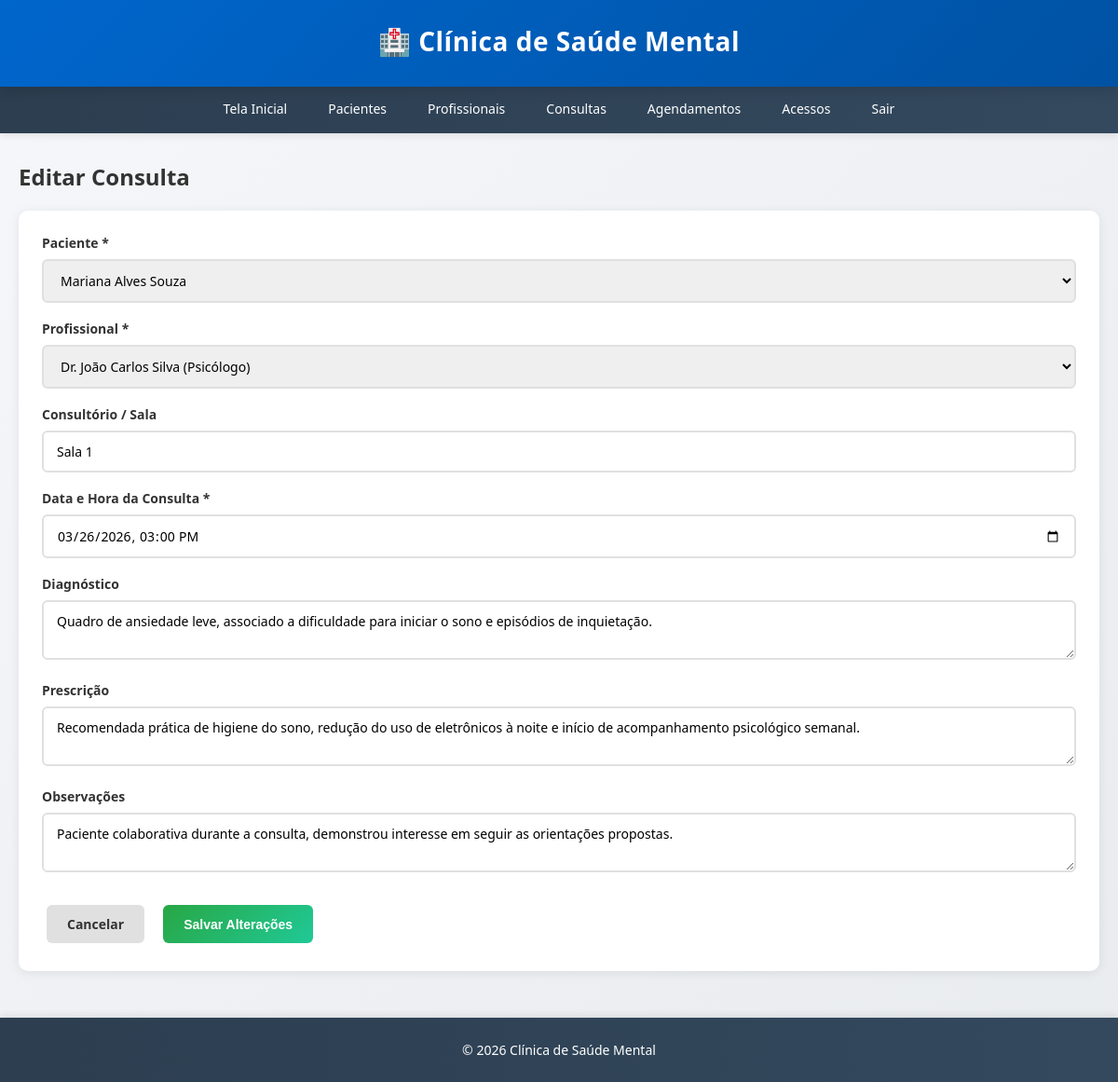
Page /consultas/1/editar (signed in) on the committed database.
### app/models.py (models this page shows, shortened)
class Consulta(db.Model):
    __tablename__ = 'consultas'
    id = db.Column(db.Integer, primary_key=True)
    paciente_id = db.Column(db.Integer, db.ForeignKey('pacientes.id'), nullable=False)
    profissional_id = db.Column(db.Integer, db.ForeignKey('profissionais.id'), nullable=False)
    consultorio_id = db.Column(db.Integer, db.ForeignKey('consultorios.id'), nullable=True)
    data_consulta = db.Column(db.DateTime, nullable=False)
    diagnostico = db.Column(db.Text, nullable=True)
    prescricao = db.Column(db.Text, nullable=True)
    observacoes = db.Column(db.Text, nullable=True)
    data_registro = db.Column(db.DateTime, default=datetime.utcnow)
    consultorio_sala = db.Column(db.String(50), nullable=True)
    consultorio = db.relationship('Consultorio')

class Paciente(db.Model):
    __tablename__ = 'pacientes'
    id = db.Column(db.Integer, primary_key=True)
    nome = db.Column(db.String(150), nullable=False)
    cpf = db.Column(db.String(14), unique=True, nullable=False)
    data_nascimento = db.Column(db.Date, nullable=False)
    telefone = db.Column(db.String(20), nullable=False)
    email = db.Column(db.String(120), nullable=True)
    endereco = db.Column(db.String(300), nullable=True)
    historico_medico = db.Column(db.Text, nullable=True)
    estado_civil = db.Column(db.String(50), nullable=True)
    nome_contato_emergencia = db.Column(db.String(150), nullable=True)
    telefone_contato_emergencia = db.Column(db.String(20), nullable=True)
    data_cadastro = db.Column(db.DateTime, default=datetime.utcnow)
    consultas = db.relationship('Consulta', backref='paciente', lazy=True, cascade='all, delete-orphan')
    agendamentos = db.relationship('Agendamento', backref='paciente', lazy=True, cascade='all, delete-orphan')

class Profissional(db.Model):
    __tablename__ = 'profissionais'
    id = db.Column(db.Integer, primary_key=True)
    nome = db.Column(db.String(150), nullable=False)
    cpf = db.Column(db.String(14), unique=True, nullable=False)
    especialidade = db.Column(db.String(100), nullable=False)
    especialidade_customizada = db.Column(db.String(100), nullable=True)
    telefone = db.Column(db.String(20), nullable=False)
    email = db.Column(db.String(120), nullable=True)
    numero_registro = db.Column(db.String(50), nullable=True)
    estado_civil = db.Column(db.String(50), nullable=True)
    endereco = db.Column(db.String(300), nullable=True)
    nome_contato_emergencia = db.Column(db.String(150), nullable=True)
    telefone_contato_emergencia = db.Column(db.String(20), nullable=True)
    data_cadastro = db.Column(db.DateTime, default=datetime.utcnow)
    consultas = db.relationship('Consulta', backref='profissional', lazy=True, cascade='all, delete-orphan')
    agendamentos = db.relationship('Agendamento', backref='profissional', lazy=True, cascade='all, delete-orphan')

### app/routes.py (the view, shortened to what this page needs)
@consultas_bp.route('/<int:id>/editar', methods=['GET', 'POST'])
@login_required
def editar_consulta(id):
    consulta = Consulta.query.get_or_404(id)
    pacientes = Paciente.query.all()
    profissionais = Profissional.query.all()
    consultorios = Consultorio.query.all()
    return render_template(
        'consultas/editar.html',
        consulta=consulta,
        pacientes=pacientes,
        profissionais=profissionais,
        consultorios=consultorios
    )

### app/templates/consultas/editar.html (shortened to what this page needs)
{% extends "base.html" %}
{% block content %}
<h2>Editar Consulta</h2>
<div class="card">
    <form method="POST">
        <div class="form-group">
            <label for="paciente_id">Paciente *</label>
            <select id="paciente_id" name="paciente_id" required>
                {% for paciente in pacientes %}
                <option value="{{ paciente.id }}" {% if paciente.id == consulta.paciente_id %}selected{% endif %}>
                    {{ paciente.nome }}
                </option>
                {% endfor %}
            </select>
        </div>
        <div class="form-group">
            <label for="profissional_id">Profissional *</label>
            <select id="profissional_id" name="profissional_id" required>
                {% for profissional in profissionais %}
                <option value="{{ profissional.id }}" {% if profissional.id == consulta.profissional_id %}selected{% endif %}>
                    {{ profissional.nome }} ({{ profissional.especialidade }})
                </option>
                {% endfor %}
            </select>
        </div>
        <div class="form-group">
            <label for="consultorio_sala">Consultório / Sala</label>
            <input type="text" id="consultorio_sala" name="consultorio_sala"
                   value="{{ consulta.consultorio_sala or '' }}" placeholder="Ex: Sala 1, Sala 201, Consultório A">
        </div>
        <div class="form-group">
            <label for="data_consulta">Data e Hora da Consulta *</label>
            <input type="datetime-local" id="data_consulta" name="data_consulta"
                   value="{{ consulta.data_consulta.strftime('%Y-%m-%dT%H:%M') }}" required>
        </div>
        <div class="form-group">
            <label for="diagnostico">Diagnóstico</label>
            <textarea id="diagnostico" name="diagnostico">{{ consulta.diagnostico or '' }}</textarea>
        </div>
        <div class="form-group">
            <label for="prescricao">Prescrição</label>
            <textarea id="prescricao" name="prescricao">{{ consulta.prescricao or '' }}</textarea>
        </div>
        <div class="form-group">
            <label for="observacoes">Observações</label>
            <textarea id="observacoes" name="observacoes">{{ consulta.observacoes or '' }}</textarea>
        </div>
        <div class="form-actions">
            <a href="{{ url_for('consultas.ver_consulta', id=consulta.id) }}" class="btn btn-secondary">Cancelar</a>
            <button type="submit" class="btn btn-success">Salvar Alterações</button>
        </div>
    </form>
</div>
{% endblock %}

### app/templates/base.html (style rules this page uses)
* { margin: 0; padding: 0; box-sizing: border-box; }
body { font-family: 'Segoe UI', Tahoma, Geneva, Verdana, sans-serif; background: linear-gradient(135deg, #f5f7fa 0%, #e9ecef 100%); color: #333; min-height: 100vh; display: flex; flex-direction: column; }
.btn { display: inline-block; padding: 11px 22px; margin: 5px; border: none; border-radius: 6px; cursor: pointer; text-decoration: none; font-size: 14px; font-weight: 600; transition: all 0.3s ease; }
.btn-secondary { background: #e0e0e0; color: #333; }
.btn-success { background: linear-gradient(135deg, #28a745 0%, #20c997 100%); color: white; }
.card { background: white; border-radius: 10px; box-shadow: 0 2px 12px rgba(0, 0, 0, 0.08); padding: 25px; margin-bottom: 20px; transition: all 0.3s ease; }
.form-group { margin-bottom: 18px; }
.form-group label { display: block; margin-bottom: 8px; color: #333; font-weight: 600; font-size: 14px; }
.form-group input, .form-group select, .form-group textarea { width: 100%; padding: 11px 14px; border: 2px solid #e0e0e0; border-radius: 6px; font-size: 14px; font-family: inherit; transition: all 0.3s ease; }
.form-actions { margin-top: 25px; display: flex; gap: 10px; justify-content: flex-start; }
h2 { color: #333; margin-bottom: 10px; font-size: 24px; font-weight: 600; }
h2 { color: #333; margin-bottom: 20px; font-size: 24px; font-weight: 600; }

### rows in the picture
Consulta: paciente_id "Mariana Alves Souza", profissional_id "Dr. João Carlos Silva (Psicólogo)", consultorio_sala "Sala 1", data_consulta "03/26/2026 15:00", diagnostico "Quadro de ansiedade leve, associado a dificuldade para iniciar o sono e episódios de inquietação.", prescricao "Recomendada prática de higiene do sono, redução do uso de eletrônicos à noite e início de acompanhamento psicológico semanal.", observacoes "Paciente colaborativa durante a consulta, demonstrou interesse em seguir as orientações propostas."
